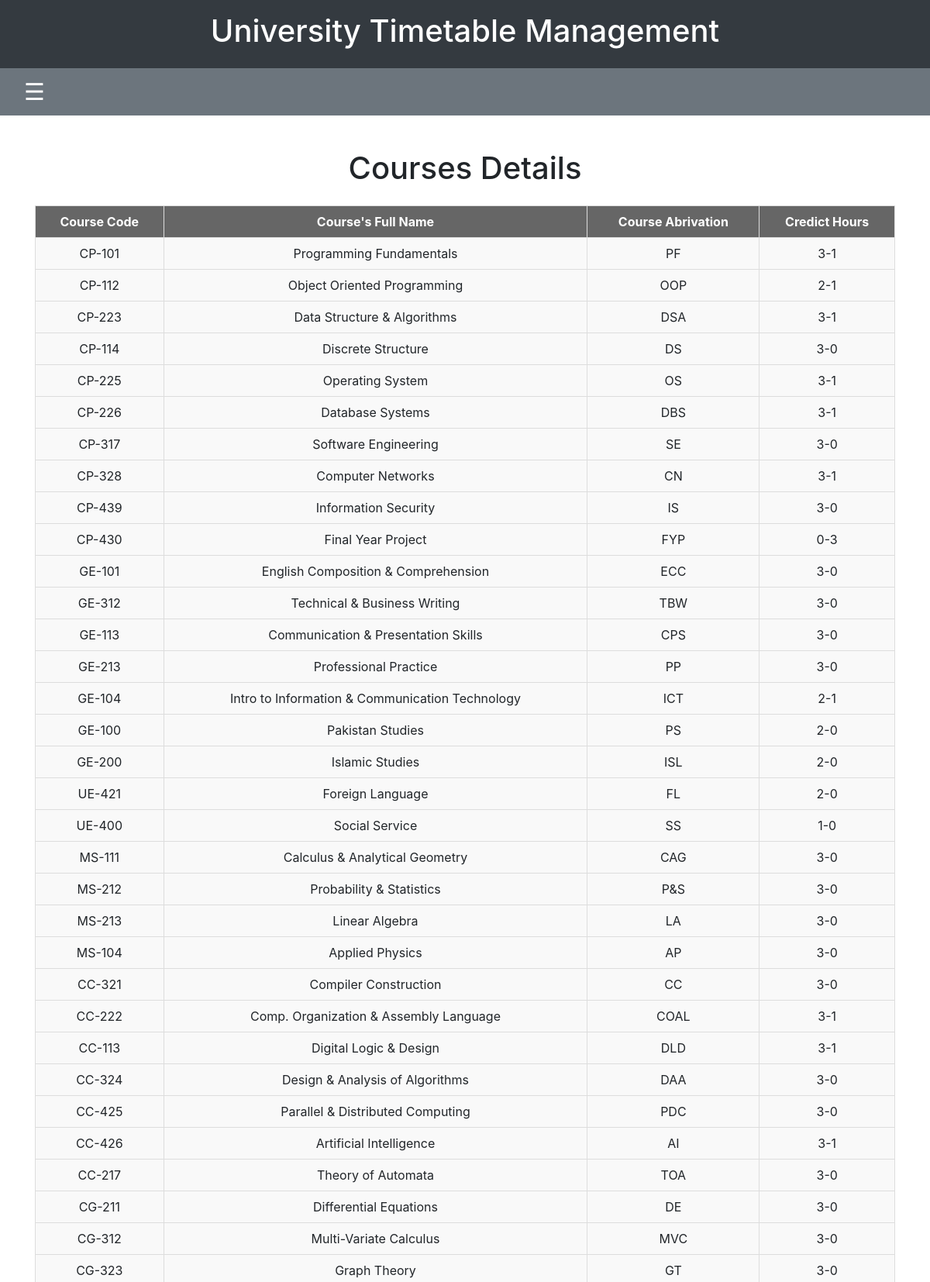
The app's page /Courses_details (upper part) with its own data.
### timetable/models.py (models this page shows, shortened)
class Course(models.Model):
    course_code = models.CharField(max_length=20)
    short_name = models.CharField(max_length=100)
    full_name = models.CharField(max_length=200)
    credit_hours = models.CharField(max_length=200)
    lab_crh = models.IntegerField(default=0)  # New field for lab credit hours
    pre_req = models.CharField(max_length=200, blank=True, null=True)  # New field for prerequisites
    category = models.CharField(max_length=100)

### timetable/views.py (the view)
# urls.py: path('Courses_details', views.Courses_details, name='Courses_details'),
def Courses_details(request):
    Courses = Course.objects.all()
    context = {
        'Courses': Courses,
    }
    return render(request, 'timetable/Courses_details.html', context)

### timetable/templates/timetable/Courses_details.html (shortened to what this page needs)
{% extends 'timetable/base.html' %}
{% block content %}
<h1 class="my-4 text-center">Courses Details</h1>
<table class="timetable-table">
    <thead>
        <tr>
            <th>Course Code</th>
            <th>Course's Full Name</th>
            <th>Course Abrivation</th>
            <th>Credict Hours</th>
        </tr>
    </thead>
    <tbody>
        {% for course in Courses %}
            <tr>
                <td class="schedule-info">{{ course.course_code }}</td>
                <td class="schedule-info">{{ course.full_name }}</td>
                <td class="schedule-info">{{ course.short_name }}</td>
                <td class="schedule-info">{{ course.credit_hours }}-{{ course.lab_crh}}</td>
            </tr>
        {% endfor %}
    </tbody>
</table>
{% endblock %}

### timetable/static/css/styles.css (style rules this page uses)
html, body { height: 100%; margin: 0; display: flex; flex-direction: column; }

### timetable/templates/timetable/base.html (style rules this page uses)
html, body { height: 100%; margin: 0; padding: 0; }

### timetable/templates/timetable/Courses_details.html (style rules this page uses)
.timetable-table { width: 100%; border-collapse: collapse; margin-bottom: 20px; }
.timetable-table th, .timetable-table td { border: 1px solid #ddd; padding: 8px; text-align: center; }
.timetable-table th { background-color: #666666; color: #ffffff; }
.schedule-info { margin: 5px 0; padding: 5px; border: 1px solid #ccc; background-color: #f9f9f9; }

### records on screen
Course: course_code "CP-101", full_name "Programming Fundamentals", short_name "PF", credit_hours "3", lab_crh "1"
Course: course_code "CP-112", full_name "Object Oriented Programming", short_name "OOP", credit_hours "2", lab_crh "1"
Course: course_code "CP-223", full_name "Data Structure & Algorithms", short_name "DSA", credit_hours "3", lab_crh "1"
Course: course_code "CP-114", full_name "Discrete Structure", short_name "DS", credit_hours "3", lab_crh "0"
Course: course_code "CP-225", full_name "Operating System", short_name "OS", credit_hours "3", lab_crh "1"
Course: course_code "CP-226", full_name "Database Systems", short_name "DBS", credit_hours "3", lab_crh "1"
Course: course_code "CP-317", full_name "Software Engineering", short_name "SE", credit_hours "3", lab_crh "0"
Course: course_code "CP-328", full_name "Computer Networks", short_name "CN", credit_hours "3", lab_crh "1"
Course: course_code "CP-439", full_name "Information Security", short_name "IS", credit_hours "3", lab_crh "0"
Course: course_code "CP-430", full_name "Final Year Project", short_name "FYP", credit_hours "0", lab_crh "3"
Course: course_code "GE-101", full_name "English Composition & Comprehension", short_name "ECC", credit_hours "3", lab_crh "0"
Course: course_code "GE-312", full_name "Technical & Business Writing", short_name "TBW", credit_hours "3", lab_crh "0"
Course: course_code "GE-113", full_name "Communication & Presentation Skills", short_name "CPS", credit_hours "3", lab_crh "0"
Course: course_code "GE-213", full_name "Professional Practice", short_name "PP", credit_hours "3", lab_crh "0"
Course: course_code "GE-104", full_name "Intro to Information & Communication Technology", short_name "ICT", credit_hours "2", lab_crh "1"
Course: course_code "GE-100", full_name "Pakistan Studies", short_name "PS", credit_hours "2", lab_crh "0"
Course: course_code "GE-200", full_name "Islamic Studies", short_name "ISL", credit_hours "2", lab_crh "0"
Course: course_code "UE-421", full_name "Foreign Language", short_name "FL", credit_hours "2", lab_crh "0"
Course: course_code "UE-400", full_name "Social Service", short_name "SS", credit_hours "1", lab_crh "0"
Course: course_code "MS-111", full_name "Calculus & Analytical Geometry", short_name "CAG", credit_hours "3", lab_crh "0"
Course: course_code "MS-212", full_name "Probability & Statistics", short_name "P&S", credit_hours "3", lab_crh "0"
Course: course_code "MS-213", full_name "Linear Algebra", short_name "LA", credit_hours "3", lab_crh "0"
Course: course_code "MS-104", full_name "Applied Physics", short_name "AP", credit_hours "3", lab_crh "0"
Course: course_code "CC-321", full_name "Compiler Construction", short_name "CC", credit_hours "3", lab_crh "0"
Course: course_code "CC-222", full_name "Comp. Organization & Assembly Language", short_name "COAL", credit_hours "3", lab_crh "1"
Course: course_code "CC-113", full_name "Digital Logic & Design", short_name "DLD", credit_hours "3", lab_crh "1"
Course: course_code "CC-324", full_name "Design & Analysis of Algorithms", short_name "DAA", credit_hours "3", lab_crh "0"
Course: course_code "CC-425", full_name "Parallel & Distributed Computing", short_name "PDC", credit_hours "3", lab_crh "0"
Course: course_code "CC-426", full_name "Artificial Intelligence", short_name "AI", credit_hours "3", lab_crh "1"
Course: course_code "CC-217", full_name "Theory of Automata", short_name "TOA", credit_hours "3", lab_crh "0"
Course: course_code "CG-211", full_name "Differential Equations", short_name "DE", credit_hours "3", lab_crh "0"
Course: course_code "CG-312", full_name "Multi-Variate Calculus", short_name "MVC", credit_hours "3", lab_crh "0"
Course: course_code "CG-323", full_name "Graph Theory", short_name "GT", credit_hours "3", lab_crh "0"
